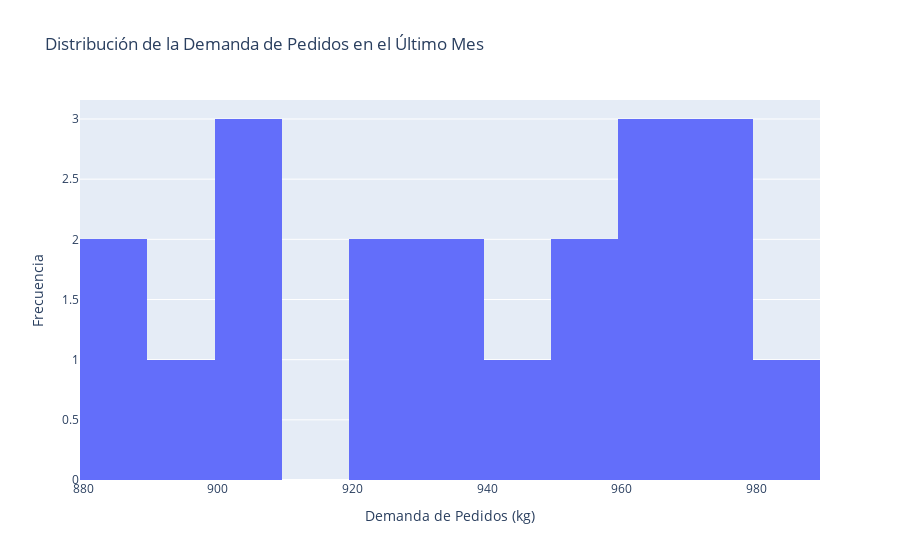

The cell this chart's notebook holds for it:
### Markdown cell above
#### Distribución de la demanda de pedidos en el último mes.

### Code cell
fig1 = px.histogram(df_orders, x='order_demand', nbins=10, title='Distribución de la Demanda de Pedidos en el Último Mes')
fig1.update_layout(xaxis_title='Demanda de Pedidos (kg)', yaxis_title='Frecuencia')
fig1.show()

### Figure 1 — Plotly figure (JSON) as saved in the notebook; plotly's stock layout.template omitted (floating-point values rounded to 4 significant figures)
{"data": [{"alignmentgroup": "True", "bingroup": "x", "hovertemplate": "order_demand=%{x}<br>count=%{y}<extra></extra>", "legendgroup": "", "marker": {"color": "#636efa", "pattern": {"shape": ""}}, "name": "", "nbinsx": 10, "offsetgroup": "", "orientation": "v", "showlegend": false, "type": "histogram", "x": [909, 959, 960, 980, 979, 908, 924, 920, 886, 964, 942, 974, 950, 932, 938, 891, 968, 972, 901, 881], "xaxis": "x", "yaxis": "y"}], "layout": {"barmode": "relative", "legend": {"tracegroupgap": 0}, "title": {"text": "Distribución de la Demanda de Pedidos en el Último Mes"}, "xaxis": {"anchor": "y", "domain": [0, 1], "title": {"text": "Demanda de Pedidos (kg)"}}, "yaxis": {"anchor": "x", "domain": [0, 1], "title": {"text": "Frecuencia"}}}}
